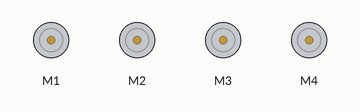
A sketch run on a simulated Arduino Uno, built with avr-gcc and run on an emulated ATmega328P. On the bench: 4 × DC motor (green arrow = forward, orange = backward, longer = faster). What the sketch prints to the serial monitor is not drawn.

Above: at 8.6 s.
Timing chart, 0 to 11.9 s (numbered marks = the images above):
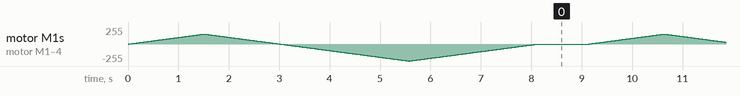

The sketch:

MotorTest_4.ino
```cpp
// (licence header left out)
#include <AFMotor.h>

AF_DCMotor motor1(1);
AF_DCMotor motor2(2);
AF_DCMotor motor3(3);
AF_DCMotor motor4(4);

void setup() {
  Serial.begin(9600);           // set up Serial library at 9600 bps
  Serial.println("Motor test!");

  // turn on motors
  motor1.setSpeed(200);
  motor2.setSpeed(200);
  motor3.setSpeed(200);
  motor4.setSpeed(200);

  motor1.run(RELEASE);
  motor2.run(RELEASE);
  motor3.run(RELEASE);
  motor4.run(RELEASE);
}

void loop() {
  uint8_t i;

  Serial.print("tick");

  // All motors forward
  motor1.run(FORWARD);
  motor2.run(FORWARD);
  motor3.run(FORWARD);
  motor4.run(FORWARD);

  // Accelerate
  for (i = 0; i < 150; i++) {
    motor1.setSpeed(i);
    motor2.setSpeed(i);
    motor3.setSpeed(i);
    motor4.setSpeed(i);
    delay(10);
  }

  // Decelerate
  for (i = 150; i != 0; i--) {
    motor1.setSpeed(i);
    motor2.setSpeed(i);
    motor3.setSpeed(i);
    motor4.setSpeed(i);
    delay(10);
  }

  Serial.print("tock");

  // All motors backward
  motor1.run(BACKWARD);
  motor2.run(BACKWARD);
  motor3.run(BACKWARD);
  motor4.run(BACKWARD);

  // Accelerate
  for (i = 0; i < 255; i++) {
    motor1.setSpeed(i);
    motor2.setSpeed(i);
    motor3.setSpeed(i);
    motor4.setSpeed(i);
    delay(10);
  }

  // Decelerate
  for (i = 255; i != 0; i--) {
    motor1.setSpeed(i);
    motor2.setSpeed(i);
    motor3.setSpeed(i);
    motor4.setSpeed(i);
    delay(10);
  }

  Serial.print("tech");

  // Release all motors
  motor1.run(RELEASE);
  motor2.run(RELEASE);
  motor3.run(RELEASE);
  motor4.run(RELEASE);

  delay(1000);
}
```
